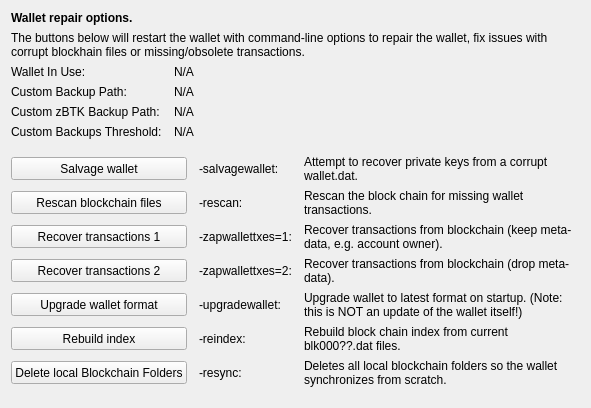
     <widget class="QWidget" name="tab_repair">
      <attribute name="title">
       <string>&amp;Wallet Repair</string>
      </attribute>
      <layout class="QGridLayout" name="gridLayout_4" columnstretch="0,0,0,0">
       <property name="horizontalSpacing">
        <number>12</number>
       </property>
       <item row="0" column="0" colspan="4">
        <widget class="QLabel" name="label_repair_header">
         <property name="font">
          <font>
           <weight>75</weight>
           <bold>true</bold>
          </font>
         </property>
         <property name="text">
          <string>Wallet repair options.</string>
         </property>
        </widget>
       </item>
       <item row="1" column="0" colspan="4">
        <widget class="QLabel" name="label_repair_helptext">
         <property name="font">
          <font>
           <weight>50</weight>
           <bold>false</bold>
          </font>
         </property>
         <property name="text">
          <string>The buttons below will restart the wallet with command-line options to repair the wallet, fix issues with corrupt blockhain files or missing/obsolete transactions.</string>
         </property>
         <property name="wordWrap">
          <bool>true</bool>
         </property>
        </widget>
       </item>
       <item row="2" column="0">
        <widget class="QLabel" name="wallet_path_label">
         <property name="text">
          <string>Wallet In Use:</string>
         </property>
        </widget>
       </item>
       <item row="2" column="1" colspan="3">
        <widget class="QLabel" name="wallet_path">
         <property name="cursor">
          <cursorShape>IBeamCursor</cursorShape>
         </property>
         <property name="text">
          <string>N/A</string>
         </property>
         <property name="textFormat">
          <enum>Qt::PlainText</enum>
         </property>
         <property name="textInteractionFlags">
          <set>Qt::LinksAccessibleByMouse|Qt::TextSelectableByKeyboard|Qt::TextSelectableByMouse</set>
         </property>
        </widget>
       </item>
       <item row="3" column="0">
        <widget class="QLabel" name="wallet_custombackuppath_label">
         <property name="text">
          <string>Custom Backup Path:</string>
         </property>
         <property name="visible">
          <bool>false</bool>
         </property>
        </widget>
       </item>
       <item row="3" column="1" colspan="3">
        <widget class="QLabel" name="wallet_custombackuppath">
         <property name="cursor">
          <cursorShape>IBeamCursor</cursorShape>
         </property>
         <property name="text">
          <string>N/A</string>
         </property>
         <property name="textFormat">
          <enum>Qt::PlainText</enum>
         </property>
         <property name="textInteractionFlags">
          <set>Qt::LinksAccessibleByMouse|Qt::TextSelectableByKeyboard|Qt::TextSelectableByMouse</set>
         </property>
         <property name="visible">
          <bool>false</bool>
         </property>
        </widget>
       </item>
       <item row="4" column="0">
        <widget class="QLabel" name="wallet_customzbtkbackuppath_label">
         <property name="text">
          <string>Custom zBTK Backup Path:</string>
         </property>
         <property name="visible">
          <bool>false</bool>
         </property>
        </widget>
       </item>
       <item row="4" column="1" colspan="3">
        <widget class="QLabel" name="wallet_customzbtkbackuppath">
         <property name="cursor">
          <cursorShape>IBeamCursor</cursorShape>
         </property>
         <property name="text">
          <string>N/A</string>
         </property>
         <property name="textFormat">
          <enum>Qt::PlainText</enum>
         </property>
         <property name="textInteractionFlags">
          <set>Qt::LinksAccessibleByMouse|Qt::TextSelectableByKeyboard|Qt::TextSelectableByMouse</set>
         </property>
         <property name="visible">
          <bool>false</bool>
         </property>
        </widget>
       </item>
       <item row="5" column="0">
        <widget class="QLabel" name="wallet_custombackupthreshold_label">
         <property name="text">
          <string>Custom Backups Threshold:</string>
         </property>
         <property name="visible">
          <bool>false</bool>
         </property>
        </widget>
       </item>
       <item row="5" column="1" colspan="3">
        <widget class="QLabel" name="wallet_custombackupthreshold">
         <property name="cursor">
          <cursorShape>IBeamCursor</cursorShape>
         </property>
         <property name="text">
          <string>N/A</string>
         </property>
         <property name="textFormat">
          <enum>Qt::PlainText</enum>
         </property>
         <property name="textInteractionFlags">
          <set>Qt::LinksAccessibleByMouse|Qt::TextSelectableByKeyboard|Qt::TextSelectableByMouse</set>
         </property>
         <property name="visible">
          <bool>false</bool>
         </property>
        </widget>
       </item>
       <item row="6" column="0">
        <spacer name="verticalSpacer_repair1">
         <property name="orientation">
          <enum>Qt::Vertical</enum>
         </property>
         <property name="sizeHint" stdset="0">
          <size>
           <width>10</width>
           <height>10</height>
          </size>
         </property>
        </spacer>
       </item>
       <item row="7" column="0" colspan="2">
        <widget class="QPushButton" name="btn_salvagewallet">
         <property name="minimumSize">
          <size>
           <width>100</width>
           <height>23</height>
          </size>
         </property>
         <property name="text">
          <string>Salvage wallet</string>
         </property>
        </widget>
       </item>
       <item row="7" column="2">
        <widget class="QLabel" name="label_repair_salvage_command">
         <property name="text">
          <string notr="true">-salvagewallet:</string>
         </property>
        </widget>
       </item>
       <item row="7" column="3">
        <widget class="QLabel" name="label_repair_salvage">
         <property name="text">
          <string>Attempt to recover private keys from a corrupt wallet.dat.</string>
         </property>
         <property name="wordWrap">
          <bool>true</bool>
         </property>
        </widget>
       </item>
       <item row="8" column="0" colspan="2">
        <widget class="QPushButton" name="btn_rescan">
         <property name="minimumSize">
          <size>
           <width>100</width>
           <height>23</height>
          </size>
         </property>
         <property name="text">
          <string>Rescan blockchain files</string>
         </property>
        </widget>
       </item>
       <item row="8" column="2">
        <widget class="QLabel" name="label_repair_rescan_command">
         <property name="text">
          <string notr="true">-rescan:</string>
         </property>
        </widget>
       </item>
       <item row="8" column="3">
        <widget class="QLabel" name="label_repair_rescan">
         <property name="text">
          <string>Rescan the block chain for missing wallet transactions.</string>
         </property>
         <property name="wordWrap">
          <bool>true</bool>
         </property>
        </widget>
       </item>
       <item row="9" column="0" colspan="2">
        <widget class="QPushButton" name="btn_zapwallettxes1">
         <property name="minimumSize">
          <size>
           <width>100</width>
           <height>23</height>
          </size>
         </property>
         <property name="text">
          <string>Recover transactions 1</string>
         </property>
        </widget>
       </item>
       <item row="9" column="2">
        <widget class="QLabel" name="label_repair_zap1_command">
         <property name="text">
          <string notr="true">-zapwallettxes=1:</string>
         </property>
        </widget>
       </item>
       <item row="9" column="3">
        <widget class="QLabel" name="label_repair_zap1">
         <property name="text">
          <string>Recover transactions from blockchain (keep meta-data, e.g. account owner).</string>
         </property>
         <property name="wordWrap">
          <bool>true</bool>
         </property>
        </widget>
       </item>
       <item row="10" column="0" colspan="2">
        <widget class="QPushButton" name="btn_zapwallettxes2">
         <property name="minimumSize">
          <size>
           <width>100</width>
           <height>23</height>
          </size>
         </property>
         <property name="text">
          <string>Recover transactions 2</string>
         </property>
        </widget>
       </item>
       <item row="10" column="2">
        <widget class="QLabel" name="label_repair_zap2_command">
         <property name="text">
          <string notr="true">-zapwallettxes=2:</string>
         </property>
        </widget>
       </item>
       <item row="10" column="3">
        <widget class="QLabel" name="label_repair_zap2">
         <property name="text">
          <string>Recover transactions from blockchain (drop meta-data).</string>
         </property>
         <property name="wordWrap">
          <bool>true</bool>
         </property>
        </widget>
       </item>
       <item row="11" column="0" colspan="2">
        <widget class="QPushButton" name="btn_upgradewallet">
         <property name="minimumSize">
          <size>
           <width>100</width>
           <height>23</height>
          </size>
         </property>
         <property name="text">
          <string>Upgrade wallet format</string>
         </property>
        </widget>
       </item>
       <item row="11" column="2">
        <widget class="QLabel" name="label_repair_upgrade_command">
         <property name="text">
          <string notr="true">-upgradewallet:</string>
         </property>
        </widget>
       </item>
       <item row="11" column="3">
        <widget class="QLabel" name="label_repair_upgrade">
         <property name="text">
          <string>Upgrade wallet to latest format on startup. (Note: this is NOT an update of the wallet itself!)</string>
         </property>
         <property name="wordWrap">
          <bool>true</bool>
         </property>
        </widget>
       </item>
       <item row="12" column="0" colspan="2">
        <widget class="QPushButton" name="btn_reindex">
         <property name="minimumSize">
          <size>
           <width>100</width>
           <height>23</height>
          </size>
         </property>
         <property name="text">
          <string>Rebuild index</string>
         </property>
        </widget>
       </item>
       <item row="12" column="2">
        <widget class="QLabel" name="label_repair_reindex_command">
         <property name="text">
          <string notr="true">-reindex:</string>
         </property>
        </widget>
       </item>
       <item row="12" column="3">
        <widget class="QLabel" name="label_repair_reindex">
         <property name="text">
          <string>Rebuild block chain index from current blk000??.dat files.</string>
         </property>
         <property name="wordWrap">
          <bool>true</bool>
         </property>
        </widget>
       </item>
       <item row="13" column="0" colspan="2">
        <widget class="QPushButton" name="btn_resync">
         <property name="minimumSize">
          <size>
           <width>100</width>
           <height>23</height>
          </size>
         </property>
         <property name="text">
          <string>Delete local Blockchain Folders</string>
         </property>
        </widget>
       </item>
       <item row="13" column="2">
        <widget class="QLabel" name="label_repair_resync_command">
         <property name="text">
          <string>-resync:</string>
         </property>
        </widget>
       </item>
       <item row="13" column="3">
        <widget class="QLabel" name="label_repair_resync">
         <property name="text">
          <string>Deletes all local blockchain folders so the wallet synchronizes from scratch.</string>
         </property>
         <property name="wordWrap">
          <bool>true</bool>
         </property>
        </widget>
       </item>
       <item row="14" column="0">
        <spacer name="verticalSpacer_repair2">
         <property name="orientation">
          <enum>Qt::Vertical</enum>
         </property>
         <property name="sizeHint" stdset="0">
          <size>
           <width>20</width>
           <height>10</height>
          </size>
         </property>
        </spacer>
       </item>
      </layout>
     </widget>
